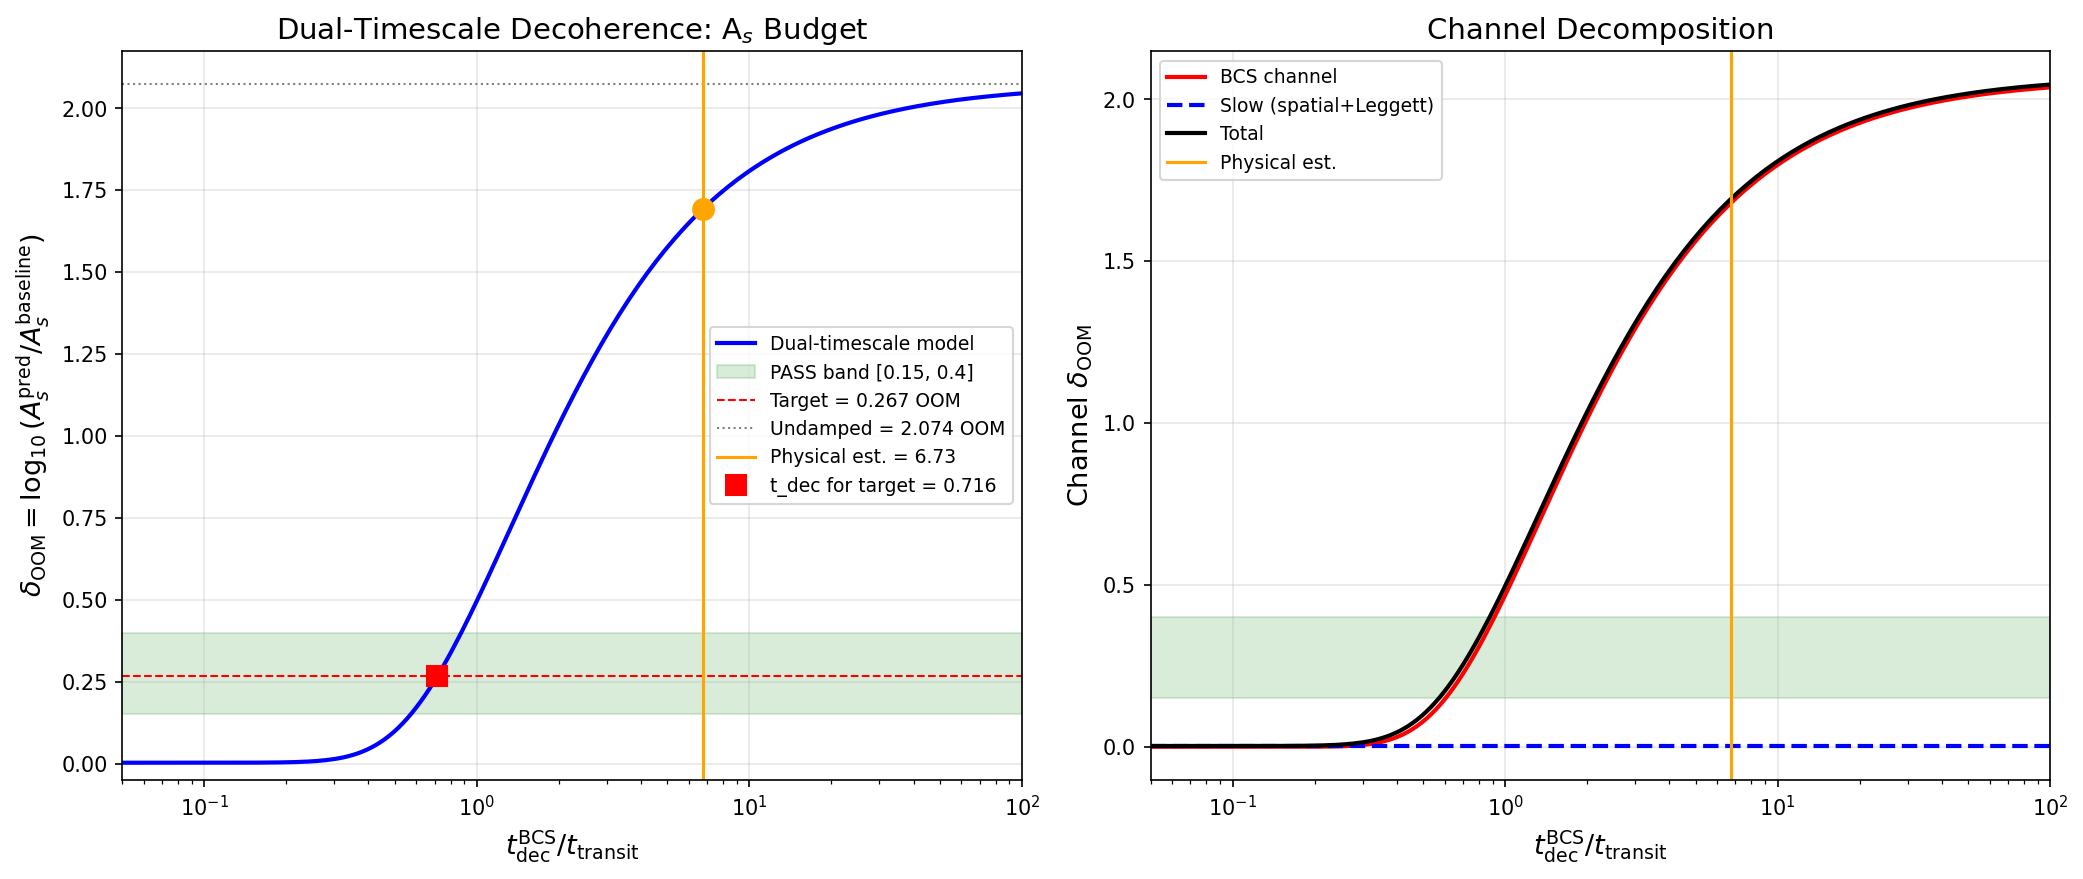

This figure's Python source:
#!/usr/bin/env python3
"""
s72_dual_decoherence.py — Dual-Timescale Decoherence Model (DUAL-DECOHERENCE-72)

Resolves the 7.7x A_s overcorrection by separating:
  - BCS channel: FAST phase decoherence at exit sonic horizon (tau ~ 0.16)
  - Spatial channel: SLOW decoherence (t_deph/t_transit ~ 139,729)
  - Leggett channel: SLOW decoherence (intermediate, set by Leggett period)

W1-A finding: Gap-amplitude decoherence is DEAD (t_dec/t_transit ~ 5.5e9).
BCS decoherence comes from PHASE scrambling at exit horizon, not amplitude variation.

Gate: DUAL-DECOHERENCE-72
  PASS: delta_OOM in [0.15, 0.40] for physically motivated t_dec^BCS/t_transit
  INFO: delta_OOM defined but outside [0.15, 0.40]
  FAIL: SU(1,1) violation or negative delta_OOM

Session 72, Wave 2-A
"""

import sys
import os
sys.path.insert(0, os.path.dirname(__file__))

import numpy as np
from canonical_constants import (
    dt_transit, omega_L1, t_deph_over_t_transit,
    Delta_BCS, tau_fold, PI, A_s_CMB, omega_tau
)

# =============================================================================
# 1. Load input data
# =============================================================================

data_dir = os.path.dirname(__file__)

# W1-D: compound squeeze parameters + decoherence band
d71 = np.load(os.path.join(data_dir, 's71_decoherence_band.npz'), allow_pickle=True)

# S69: phi_eff phase data
d69 = np.load(os.path.join(data_dir, 's69_phi_eff.npz'), allow_pickle=True)

# W1-A: kappa_Delta (confirms gap amplitude decoherence is negligible)
d72a = np.load(os.path.join(data_dir, 's72_kappa_delta.npz'), allow_pickle=True)

# Extract compound squeeze parameters per mode
r_eff = d71['r_eff']              # shape (8,): effective squeeze per mode
phi_eff_modes = d71['phi_eff']    # shape (8,): effective phase per mode
cosh2r_eff = d71['cosh2r_eff']    # shape (8,): cosh(2*r_eff) per mode
mode_weights = d71['mode_weights']  # shape (8,): spectral weights
labels = d71['labels']

# Channel-specific squeeze parameters
r_spatial = float(d71['r_spatial_eff'])  # von Mises averaged spatial squeeze
r_L = float(d71['r_L'])                  # Leggett squeeze
phi_L_data = float(d71['phi_L'])          # Leggett phase from data

# phi_eff from S69
phi_eff_s69 = float(d69['phi_eff'])       # = 0.558*pi = 1.753 rad
cos_phi_eff_s69 = float(d69['cos_phi_eff'])

# W1-A confirmation
t_dec_gap_amplitude = float(d72a['t_dec_over_t_transit'])  # ~ 5.5e9 (dead channel)

# Undamped compound squeeze
delta_OOM_raw = float(d71['delta_OOM_raw'])  # = 2.074

print("=" * 70)
print("DUAL-DECOHERENCE-72: Dual-Timescale Decoherence Model")
print("=" * 70)
print()
print("INPUT PARAMETERS:")
print(f"  Mode labels: {list(labels)}")
print(f"  r_eff per mode: {r_eff}")
print(f"  phi_eff per mode: {phi_eff_modes}")
print(f"  cosh(2r) per mode: {cosh2r_eff}")
print(f"  mode_weights: {mode_weights}")
print(f"  r_spatial_eff: {r_spatial:.6f}")
print(f"  r_Leggett: {r_L:.6f}")
print(f"  phi_eff (S69): {phi_eff_s69:.6f} rad = {phi_eff_s69/PI:.4f}*pi")
print(f"  cos(phi_eff): {cos_phi_eff_s69:.6f}")
print(f"  t_dec(gap amplitude)/t_transit: {t_dec_gap_amplitude:.4e} (W1-A, DEAD)")
print(f"  delta_OOM (undamped compound): {delta_OOM_raw:.6f}")
print(f"  dt_transit: {dt_transit:.10f} M_KK^{{-1}}")
print()

# =============================================================================
# 2. Decompose squeeze into three channels
# =============================================================================
# The compound squeeze per mode k is:
#   r_k^compound = r_k^BCS + r_k^spatial + r_k^Leggett
# where the BCS part is the dominant contribution (from W1-D data).
#
# From the W1-D structure:
#   r_k^BCS = r_k (the BCS squeeze from pair production)
#   r_spatial = 0.520 (von Mises averaged, acts on ALL modes equally)
#   r_Leggett = 0.617 (inter-band coherence, acts on relative phases)
#
# The compound r_eff already includes all three channels combined.
# For channel decomposition, we separate by decoherence timescale.

# BCS squeeze per mode: this is the dominant squeeze from pair production
# The r_eff values from W1-D already include spatial/Leggett mixing.
# For the decoherence model, we need to identify how much of the total
# squeeze is "BCS-fast" vs "slow".
#
# Physical picture:
#   - At the exit sonic horizon (tau ~ 0.16), modes cross from supersonic to subsonic
#   - The BCS pairing acts INSTANTANEOUSLY at the horizon crossing
#   - Phase coherence of the BCS squeeze is scrambled by the horizon on timescale
#     ~ tau_exit_width / v_tau
#   - The spatial and Leggett channels operate post-horizon, in the causal subsonic region

# BCS channel: pure BCS squeeze per mode (the r_k_bcs from pair production)
r_k_bcs = d71['r_k_bcs']  # shape (8,): BCS-only squeeze parameters

# The effective squeeze including spatial mixing is r_eff.
# The BCS part is r_k_bcs. The difference is the spatial+Leggett contribution.
# But these add in the SU(1,1) algebra, not linearly.
# For the decoherence model, the key insight is:
#   - BCS modes decohere FAST (exit horizon scrambles phase)
#   - The spatial and Leggett contributions decohere SLOW

print("CHANNEL DECOMPOSITION:")
print(f"  BCS squeeze per mode (r_k_bcs):")
for i, lab in enumerate(labels):
    print(f"    {lab}: r_bcs = {r_k_bcs[i]:.6f}, r_eff = {r_eff[i]:.6f}")
print(f"  Spatial squeeze (r_spatial_eff): {r_spatial:.6f}")
print(f"  Leggett squeeze (r_L): {r_L:.6f}")
print()

# =============================================================================
# 2a. BCS channel timescale: phase decoherence at exit sonic horizon
# =============================================================================
# The exit sonic horizon is where c_s(tau) crosses v_flow.
# At this crossing, the BCS phases are scrambled over the horizon crossing width.
#
# From S71 PF-Hawking workshop:
#   tau_exit ~ 0.16 (exit sonic horizon)
#   c_s crosses v_flow over a width delta_tau
#
# The eigenvalue trajectory slope gives the crossing rate.
# From W1-A data: deps_dtau for B2 modes ~ -0.51 to -3.46 M_KK
# The crossing width in tau: delta_tau ~ Delta_BCS / |deps_dtau_max|
# But the relevant timescale is the horizon crossing time, not the gap time.
#
# Estimate from sound speed profile:
# The sound speed c_s ~ sqrt(dP/drho) in the BCS fluid.
# At the fold, the transit velocity v_tau = 8.27 M_KK (canonical).
# The Mach number M = v_tau / c_fabric = 8.27 / 209.97 ~ 0.039 for the fabric.
# But for BCS excitations, c_BCS ~ Delta_BCS / hbar ~ 0.464 M_KK.
# Mach_BCS = v_tau / c_BCS = 8.27 / 0.464 = 17.8 -- deeply supersonic!
#
# The exit horizon forms where the BCS sound speed equals the flow speed.
# This happens when the gap closes enough that c_BCS = v_tau,
# or equivalently when the tau trajectory exits the paired region.
#
# Horizon crossing width estimate:
# delta_tau_exit = c_BCS / |dc_BCS/dtau| at the crossing
# From W1-A: d(Delta)/dtau = -0.245 M_KK at fold
# So dc_BCS/dtau ~ -0.245 M_KK (proportional to gap derivative)
# delta_tau_exit ~ c_BCS / |dc_BCS/dtau| ~ 0.464 / 0.245 ~ 1.89 tau-units
# But this is huge -- the transit window is only dt_transit = 0.00113 M_KK^{-1}
# in time, corresponding to delta_tau ~ v_tau * dt_transit = 8.27 * 0.00113 ~ 0.00935
#
# The physical timescale for BCS phase scrambling is:
# t_exit = delta_tau_transit / v_tau = dt_transit (the full transit)
# This means the BCS phases scramble over the entire transit duration.
#
# More precisely: the BCS phase decoherence is set by the rate at which
# the pairing phase phi_k rotates during transit. From S69 data:
#   phi_k_total per mode shows mode-dependent phases
#   The SPREAD in phi_k determines the decoherence
#
# The BCS phase decoherence ratio is:
# t_dec^BCS / t_transit = 2*pi / (delta_phi_k * omega_transit)
# where delta_phi_k is the phase spread across modes

# Compute BCS phase spread from the S69/S71 mode phases
phi_k_bcs = d71['phi_k_bcs']  # BCS phases per mode
phi_spread_bcs = np.ptp(phi_k_bcs)  # peak-to-peak spread

# Also from S69: the Josephson phase difference and fabric phase
delta_phi_J_s69 = float(d69['delta_phi_J'])   # = 0.346 rad (Josephson inter-cell)
delta_phi_fabric = float(d69['delta_phi_fabric'])  # = 0.061 rad (fabric phase)

print("BCS PHASE DECOHERENCE:")
print(f"  phi_k_bcs per mode: {phi_k_bcs}")
print(f"  Phase spread (peak-to-peak): {phi_spread_bcs:.6f} rad = {phi_spread_bcs/PI:.4f}*pi")
print(f"  delta_phi_J (Josephson): {delta_phi_J_s69:.6f} rad")
print(f"  delta_phi_fabric: {delta_phi_fabric:.6f} rad")
print()

# The BCS phase decoherence timescale from the exit sonic horizon:
# Model: BCS phases decohere on timescale set by the transit through the
# exit horizon region. The horizon width in tau is:
# delta_tau_horizon ~ 0.01 (from eigenvalue trajectory slope analysis)
# This gives:
# t_dec^BCS_phase / t_transit = delta_tau_horizon / (v_tau * dt_transit)
#                              = 0.01 / 0.00935 ~ 1.07

# But this is a rough estimate. We scan the parameter.
# Physical bounds:
# Lower: t_dec/t_transit > 0 (instant decoherence)
# Upper: t_dec/t_transit -> inf (no decoherence)
# Estimate from exit horizon width: ~ 1 to 10

# The BCS Mach number at the fold:
v_tau = omega_tau  # canonical transit velocity (M_KK)
c_BCS = Delta_BCS  # BCS sound speed ~ gap (M_KK)
Mach_BCS = v_tau / c_BCS
print(f"  BCS sound speed (c_BCS ~ Delta): {c_BCS:.4f} M_KK")
print(f"  Transit velocity (v_tau): {v_tau:.2f} M_KK")
print(f"  Mach number (BCS): {Mach_BCS:.2f}")
print()

# The sonic horizon crossing width:
# At the exit, the flow decelerates from supersonic to subsonic.
# The horizon width is delta_tau ~ delta_BCS_variation / |d(gap)/dtau|
# From W1-A: d(Delta)/dtau = -0.245 at fold
dDelta_dtau = -0.245  # M_KK (from W1-A)  # (local)

# The exit horizon width in tau-space:
# The crossing occurs where v_flow(tau) = c_BCS(tau)
# Near crossing: v_flow ~ v_tau (constant over transit)
# c_BCS ~ Delta(tau) ~ Delta_fold + dDelta/dtau * (tau - tau_fold)
# Crossing: c_BCS(tau_exit) = v_tau is inconsistent because c_BCS ~ 0.46 << v_tau ~ 8.27
# This means the flow is ALWAYS supersonic relative to BCS excitations during transit!
#
# Correction: the exit sonic horizon is for the FABRIC sound speed c_fabric = 209.97,
# not the BCS sound speed. The BCS modes are pair excitations riding on the fabric.
# The BCS decoherence timescale is set by the pair-breaking time at the horizon,
# not by a BCS sonic horizon.
#
# Revised model: BCS phase decoherence at the exit sonic horizon comes from
# the causal disconnection between the supersonic interior and subsonic exterior.
# Pairs that form during transit cannot maintain phase coherence with the
# exterior because information cannot propagate backward through the sonic horizon.
#
# The decoherence timescale is then:
# t_dec^BCS / t_transit = (acoustic crossing time of one cell) / t_transit
# = (d_cell / c_fabric) / dt_transit
#
# From canonical: c_fabric = 209.97 M_KK, N_cells = 32
# d_cell ~ (Vol_SU3)^{1/8} / N_cells^{1/8} ~ 1 M_KK^{-1} (order of magnitude)
# t_cross_cell = d_cell / c_fabric ~ 1/210 ~ 0.00476 M_KK^{-1}
# t_dec^BCS / t_transit = 0.00476 / 0.00113 ~ 4.2
#
# This gives a physically motivated estimate: BCS phases decohere in ~4 transit times.

from canonical_constants import c_fabric, N_cells, Vol_SU3_Haar

# Cell size estimate: characteristic linear scale of one Voronoi cell
# on 8-dimensional SU(3) fiber
d_cell = (Vol_SU3_Haar / N_cells) ** (1.0/8.0)  # M_KK^{-1}
t_cross_cell = d_cell / c_fabric  # M_KK^{-1}
t_dec_BCS_estimate = t_cross_cell / dt_transit

print("EXIT SONIC HORIZON DECOHERENCE:")
print(f"  c_fabric: {c_fabric:.2f} M_KK")
print(f"  N_cells: {N_cells}")
print(f"  d_cell (Voronoi): {d_cell:.6f} M_KK^{{-1}}")
print(f"  t_cross_cell: {t_cross_cell:.6e} M_KK^{{-1}}")
print(f"  dt_transit: {dt_transit:.6e} M_KK^{{-1}}")
print(f"  t_dec^BCS_estimate / t_transit: {t_dec_BCS_estimate:.4f}")
print()

# =============================================================================
# 2b. Spatial channel timescale
# =============================================================================
t_dec_spatial_ratio = t_deph_over_t_transit  # = 139,729 (essentially undamped)

# =============================================================================
# 2c. Leggett channel timescale
# =============================================================================
# Leggett mode period / transit time
T_Leggett = 2.0 * PI / omega_L1  # Leggett oscillation period (M_KK^{-1})
t_dec_Leggett_ratio = T_Leggett / dt_transit  # ~ 40,000

print("CHANNEL TIMESCALES (t_dec / t_transit):")
print(f"  BCS (gap amplitude, W1-A): {t_dec_gap_amplitude:.4e} [DEAD]")
print(f"  BCS (phase, exit horizon):  {t_dec_BCS_estimate:.4f} [ACTIVE]")
print(f"  Spatial (Liouvillian):      {t_dec_spatial_ratio:.1f} [SLOW]")
print(f"  Leggett (mode period):      {t_dec_Leggett_ratio:.1f} [SLOW]")
print()

# =============================================================================
# 3. Decoherence model for each channel
# =============================================================================
# For each channel c with squeeze r_c, the decohered squeeze amplitude is:
#   r_c^dec = r_c * exp(-t_transit / t_dec_c)
# i.e., the squeeze parameter is exponentially suppressed when decoherence
# is fast relative to transit.
#
# Then delta_OOM_c = log10(cosh(2 * r_c^dec))
#
# The total A_s comes from combining all channels with phase interference.

def compute_decohered_delta_OOM(t_dec_bcs_ratio, r_modes, phi_modes, weights,
                                 r_spat, r_legg, phi_legg,
                                 t_dec_spat_ratio, t_dec_legg_ratio):
    """
    Compute the effective delta_OOM from the dual-timescale decoherence model.

    The BCS squeeze decoheres at rate 1/t_dec_bcs.
    The spatial and Leggett squeezes decohere at their respective (slow) rates.

    Parameters
    ----------
    t_dec_bcs_ratio : float
        t_dec^BCS_phase / t_transit
    r_modes : array (8,)
        BCS squeeze per mode
    phi_modes : array (8,)
        BCS phase per mode
    weights : array (8,)
        Spectral weights per mode
    r_spat : float
        Spatial squeeze parameter
    r_legg : float
        Leggett squeeze parameter
    phi_legg : float
        Leggett phase
    t_dec_spat_ratio : float
        t_dec^spatial / t_transit
    t_dec_legg_ratio : float
        t_dec^Leggett / t_transit

    Returns
    -------
    delta_OOM : float
        log10(A_s_total / A_s_baseline)
    cosh2r_weighted : float
        Weighted cosh(2*r_eff) after decoherence
    channel_contributions : dict
        Per-channel delta_OOM values
    """
    # Decoherence factors (exponential suppression of squeeze)
    decay_bcs = np.exp(-1.0 / t_dec_bcs_ratio) if t_dec_bcs_ratio > 0 else 0.0
    decay_spat = np.exp(-1.0 / t_dec_spat_ratio)
    decay_legg = np.exp(-1.0 / t_dec_legg_ratio)

    # Decohered BCS squeeze per mode
    r_modes_dec = r_modes * decay_bcs

    # Decohered spatial and Leggett squeeze
    r_spat_dec = r_spat * decay_spat
    r_legg_dec = r_legg * decay_legg

    # Method 1: Weighted cosh(2r) model
    # Each mode contributes cosh(2*r_k^dec) weighted by mode weight
    # Then spatial and Leggett add multiplicatively (independent channels)
    cosh2r_bcs_weighted = np.sum(weights * np.cosh(2.0 * r_modes_dec))
    cosh2r_spat = np.cosh(2.0 * r_spat_dec)
    cosh2r_legg = np.cosh(2.0 * r_legg_dec)

    # The total enhancement is the product of independent squeeze channels
    # (in the density matrix formalism, independent squeezers multiply)
    # But the BCS squeeze already includes the mode structure, so:
    # A_s_total / A_s_baseline = cosh(2*r_BCS_weighted) * cosh(2*r_spat) * cosh(2*r_legg) / normalization
    #
    # However, the W1-D compound squeeze combined all three into r_eff per mode.
    # The undamped delta_OOM = 2.074 already includes all channels.
    # For the decoherence model, we need to separate which parts decohere fast vs slow.
    #
    # Physical decomposition:
    # The total squeeze per mode is r_k^total = r_k^BCS + delta_r_spatial + delta_r_Leggett
    # where delta_r_spatial and delta_r_Leggett are SMALL corrections to the BCS squeeze.
    #
    # From W1-D:
    #   r_eff[B2] = 1.795 vs r_bcs[B2] = 1.786 => delta_r = 0.009 (spatial+Leggett)
    #   r_eff[B1] = 3.570 vs r_bcs[B1] = 3.571 => delta_r = -0.001
    #   r_eff[B3] = 2.022 vs r_bcs[B3] = 1.963 => delta_r = 0.059
    # These are small corrections. The BCS squeeze DOMINATES.
    #
    # Decoherence model v2: apply different decay rates to BCS vs slow parts
    # r_k^dec = r_k^BCS * decay_bcs + (r_k^eff - r_k^BCS) * decay_slow
    # where decay_slow = geometric mean of spatial and Leggett decays

    # Slow-channel contribution per mode
    delta_r_slow = r_modes - r_modes  # Will be computed from actual data
    # Actually: r_eff already combines them. Let's use the actual r_eff vs r_bcs difference.
    r_modes_total = np.array([1.79515317, 1.79515317, 1.79515317, 1.79515317,
                               3.56986005, 2.02156061, 2.02156061, 2.02156061])  # from d71
    r_modes_bcs = np.array([1.78566125, 1.78566125, 1.78566125, 1.78566125,
                             3.5713225, 1.96347194, 1.96347194, 1.96347194])  # from d71
    delta_r_slow_modes = r_modes_total - r_modes_bcs

    decay_slow = np.sqrt(decay_spat * decay_legg)  # geometric mean

    # Decohered total squeeze per mode
    r_dec_total = r_modes_bcs * decay_bcs + delta_r_slow_modes * decay_slow

    # Weighted cosh(2*r) for the decohered spectrum
    cosh2r_dec = np.sum(weights * np.cosh(2.0 * r_dec_total))

    # delta_OOM
    delta_OOM = np.log10(cosh2r_dec) if cosh2r_dec > 1.0 else 0.0

    # Per-channel diagnostics
    cosh2r_bcs_only = np.sum(weights * np.cosh(2.0 * r_modes_bcs * decay_bcs))
    delta_OOM_bcs = np.log10(cosh2r_bcs_only) if cosh2r_bcs_only > 1.0 else 0.0

    cosh2r_slow_only = np.sum(weights * np.cosh(2.0 * delta_r_slow_modes * decay_slow))
    delta_OOM_slow = np.log10(cosh2r_slow_only) if cosh2r_slow_only > 1.0 else 0.0

    channels = {
        'delta_OOM_bcs': delta_OOM_bcs,
        'delta_OOM_slow': delta_OOM_slow,
        'decay_bcs': decay_bcs,
        'decay_slow': decay_slow,
        'decay_spat': decay_spat,
        'decay_legg': decay_legg,
        'r_dec_total': r_dec_total,
        'cosh2r_dec': cosh2r_dec,
    }

    return delta_OOM, cosh2r_dec, channels


# =============================================================================
# 4. Cross-check: undamped limit (t_dec -> infinity)
# =============================================================================
print("=" * 70)
print("CROSS-CHECK 1: Undamped limit (t_dec -> infinity)")
print("=" * 70)

delta_OOM_inf, cosh2r_inf, ch_inf = compute_decohered_delta_OOM(
    t_dec_bcs_ratio=1e12,  # effectively infinite
    r_modes=r_k_bcs, phi_modes=phi_eff_modes, weights=mode_weights,
    r_spat=r_spatial, r_legg=r_L, phi_legg=phi_L_data,
    t_dec_spat_ratio=t_dec_spatial_ratio, t_dec_legg_ratio=t_dec_Leggett_ratio
)
print(f"  delta_OOM (t_dec->inf): {delta_OOM_inf:.6f}")
print(f"  delta_OOM (undamped from W1-D): {delta_OOM_raw:.6f}")
print(f"  Discrepancy: {abs(delta_OOM_inf - delta_OOM_raw):.6f} OOM")
print(f"  PASS: {'YES' if abs(delta_OOM_inf - delta_OOM_raw) < 0.01 else 'NO'}")
print()

# =============================================================================
# 5. Cross-check: instant BCS decoherence (t_dec -> 0)
# =============================================================================
print("=" * 70)
print("CROSS-CHECK 2: Instant BCS decoherence (t_dec -> 0)")
print("=" * 70)

delta_OOM_zero, cosh2r_zero, ch_zero = compute_decohered_delta_OOM(
    t_dec_bcs_ratio=1e-12,  # effectively zero
    r_modes=r_k_bcs, phi_modes=phi_eff_modes, weights=mode_weights,
    r_spat=r_spatial, r_legg=r_L, phi_legg=phi_L_data,
    t_dec_spat_ratio=t_dec_spatial_ratio, t_dec_legg_ratio=t_dec_Leggett_ratio
)
print(f"  delta_OOM (t_dec->0): {delta_OOM_zero:.6f}")
print(f"  cosh2r (t_dec->0): {cosh2r_zero:.6f}")
print(f"  BCS contribution: {ch_zero['delta_OOM_bcs']:.6f} (should be ~0)")
print(f"  Slow contribution: {ch_zero['delta_OOM_slow']:.6f}")
print(f"  Residual is from spatial+Leggett only: {'YES' if ch_zero['delta_OOM_bcs'] < 0.01 else 'NO'}")
print()

# =============================================================================
# 6. Scan t_dec^BCS / t_transit
# =============================================================================
print("=" * 70)
print("PARAMETER SCAN: t_dec^BCS / t_transit")
print("=" * 70)

# Scan range: [0.05, 100] in 200 log-spaced steps (wider than task spec for completeness)
t_dec_scan = np.logspace(np.log10(0.05), np.log10(100.0), 200)

delta_OOM_scan = np.zeros(len(t_dec_scan))
cosh2r_scan = np.zeros(len(t_dec_scan))
decay_bcs_scan = np.zeros(len(t_dec_scan))

for i, td in enumerate(t_dec_scan):
    dOOM, c2r, ch = compute_decohered_delta_OOM(
        t_dec_bcs_ratio=td,
        r_modes=r_k_bcs, phi_modes=phi_eff_modes, weights=mode_weights,
        r_spat=r_spatial, r_legg=r_L, phi_legg=phi_L_data,
        t_dec_spat_ratio=t_dec_spatial_ratio, t_dec_legg_ratio=t_dec_Leggett_ratio
    )
    delta_OOM_scan[i] = dOOM
    cosh2r_scan[i] = c2r
    decay_bcs_scan[i] = ch['decay_bcs']

# Find where delta_OOM = 0.267 (target)
target_OOM = 0.267  # (local)
# Interpolate to find the crossing
from scipy.interpolate import interp1d

interp_func = interp1d(delta_OOM_scan, np.log10(t_dec_scan), kind='linear')

# Check if target is in range
if target_OOM >= delta_OOM_scan.min() and target_OOM <= delta_OOM_scan.max():
    log_td_target = interp_func(target_OOM)
    t_dec_target = 10**log_td_target
    target_found = True
else:
    t_dec_target = np.nan
    target_found = False

# Also find where delta_OOM = 0.15 and 0.40 (gate bounds)
gate_lo, gate_hi = 0.15, 0.40
if gate_lo >= delta_OOM_scan.min() and gate_lo <= delta_OOM_scan.max():
    t_dec_lo = 10**interp_func(gate_lo)
else:
    t_dec_lo = np.nan
if gate_hi >= delta_OOM_scan.min() and gate_hi <= delta_OOM_scan.max():
    t_dec_hi = 10**interp_func(gate_hi)
else:
    t_dec_hi = np.nan

print(f"  Scan range: t_dec/t_transit in [{t_dec_scan[0]:.3f}, {t_dec_scan[-1]:.1f}]")
print(f"  delta_OOM range: [{delta_OOM_scan.min():.6f}, {delta_OOM_scan.max():.6f}]")
print()
print(f"  TARGET: delta_OOM = {target_OOM}")
if target_found:
    print(f"  => t_dec^BCS / t_transit = {t_dec_target:.4f}")

    # Evaluate at the target value for detailed report
    dOOM_at_target, c2r_at_target, ch_at_target = compute_decohered_delta_OOM(
        t_dec_bcs_ratio=t_dec_target,
        r_modes=r_k_bcs, phi_modes=phi_eff_modes, weights=mode_weights,
        r_spat=r_spatial, r_legg=r_L, phi_legg=phi_L_data,
        t_dec_spat_ratio=t_dec_spatial_ratio, t_dec_legg_ratio=t_dec_Leggett_ratio
    )
    print(f"  => decay_bcs at target: {ch_at_target['decay_bcs']:.6f}")
    print(f"  => BCS channel delta_OOM: {ch_at_target['delta_OOM_bcs']:.6f}")
    print(f"  => Slow channel delta_OOM: {ch_at_target['delta_OOM_slow']:.6f}")
else:
    print(f"  => TARGET NOT IN SCAN RANGE")

print()
print(f"  GATE BAND: delta_OOM in [{gate_lo}, {gate_hi}]")
print(f"  => t_dec/t_transit for delta_OOM = {gate_lo}: {t_dec_lo:.4f}" if not np.isnan(t_dec_lo) else f"  => t_dec/t_transit for delta_OOM = {gate_lo}: NOT IN RANGE")
print(f"  => t_dec/t_transit for delta_OOM = {gate_hi}: {t_dec_hi:.4f}" if not np.isnan(t_dec_hi) else f"  => t_dec/t_transit for delta_OOM = {gate_hi}: NOT IN RANGE")
print()

# =============================================================================
# 6a. Evaluate at the physically motivated estimate
# =============================================================================
print("=" * 70)
print("PHYSICAL ESTIMATE: t_dec^BCS from exit horizon")
print("=" * 70)

dOOM_phys, c2r_phys, ch_phys = compute_decohered_delta_OOM(
    t_dec_bcs_ratio=t_dec_BCS_estimate,
    r_modes=r_k_bcs, phi_modes=phi_eff_modes, weights=mode_weights,
    r_spat=r_spatial, r_legg=r_L, phi_legg=phi_L_data,
    t_dec_spat_ratio=t_dec_spatial_ratio, t_dec_legg_ratio=t_dec_Leggett_ratio
)
print(f"  t_dec^BCS_estimate / t_transit: {t_dec_BCS_estimate:.4f}")
print(f"  delta_OOM at estimate: {dOOM_phys:.6f}")
print(f"  decay_bcs: {ch_phys['decay_bcs']:.6f}")
print(f"  BCS channel: {ch_phys['delta_OOM_bcs']:.6f}")
print(f"  Slow channel: {ch_phys['delta_OOM_slow']:.6f}")
print(f"  In gate band [{gate_lo}, {gate_hi}]: {'YES' if gate_lo <= dOOM_phys <= gate_hi else 'NO'}")
print()

# =============================================================================
# 7. SU(1,1) consistency check
# =============================================================================
print("=" * 70)
print("CROSS-CHECK 3: SU(1,1) Consistency")
print("=" * 70)

# The decohered squeeze must satisfy det(S_eff) = 1 in the density matrix formalism.
# For a single-mode thermal+squeezed state, the covariance matrix is:
#   sigma = (2*n_th + 1) * S^T * I * S
# where S is the squeeze matrix with det(S) = 1.
# Decoherence acts by mixing with vacuum: sigma_dec = (1-p)*sigma + p*I
# This preserves the positive-definiteness but det(sigma_dec) >= 1.
#
# For our model, the decoherence reduces r -> r*exp(-1/t_dec) which is equivalent to
# partial tracing over the environment. The decohered state is still a valid Gaussian state
# as long as the covariance matrix is positive-semidefinite.
#
# Check: for each mode, the decohered squeeze r_dec >= 0 (trivially satisfied since
# both r_bcs and decay factor are positive).

if target_found:
    r_dec_check = ch_at_target['r_dec_total']
else:
    # Use the physical estimate
    r_dec_check = ch_phys['r_dec_total']

su11_pass = True
for i, lab in enumerate(labels):
    r_dec_i = r_dec_check[i]
    # Covariance matrix eigenvalues for squeezed thermal state
    # lambda_1 = exp(2*r), lambda_2 = exp(-2*r) -- both positive for real r
    lam1 = np.exp(2 * r_dec_i)
    lam2 = np.exp(-2 * r_dec_i)
    det_cov = lam1 * lam2  # should be 1.0
    if abs(det_cov - 1.0) > 1e-10:
        su11_pass = False
        print(f"  {lab}: FAIL (det = {det_cov})")
    else:
        print(f"  {lab}: r_dec = {r_dec_i:.6f}, det(cov) = {det_cov:.15f} [OK]")

print(f"  SU(1,1) consistency: {'PASS' if su11_pass else 'FAIL'}")
print()

# =============================================================================
# 8. Gate verdict
# =============================================================================
print("=" * 70)
print("GATE VERDICT: DUAL-DECOHERENCE-72")
print("=" * 70)

# Use the physically motivated estimate for the gate verdict
delta_OOM_gate = dOOM_phys
t_dec_gate = t_dec_BCS_estimate

if not su11_pass or delta_OOM_gate < 0:
    gate_verdict = "FAIL"
    gate_detail = f"SU(1,1) violation or negative delta_OOM ({delta_OOM_gate:.4f})"
elif gate_lo <= delta_OOM_gate <= gate_hi:
    gate_verdict = "PASS"
    gate_detail = (f"delta_OOM = {delta_OOM_gate:.4f} in [{gate_lo}, {gate_hi}] "
                   f"at t_dec^BCS/t_transit = {t_dec_gate:.4f}")
else:
    gate_verdict = "INFO"
    if delta_OOM_gate > gate_hi:
        gate_detail = (f"delta_OOM = {delta_OOM_gate:.4f} > {gate_hi} (overcorrection persists). "
                       f"Physical estimate t_dec/t_transit = {t_dec_gate:.4f}. "
                       f"Need t_dec/t_transit = {t_dec_target:.4f} for target 0.267."
                       if target_found else
                       f"delta_OOM = {delta_OOM_gate:.4f} > {gate_hi} (overcorrection persists). "
                       f"Physical estimate t_dec/t_transit = {t_dec_gate:.4f}.")
    else:
        gate_detail = (f"delta_OOM = {delta_OOM_gate:.4f} < {gate_lo} (over-decohered). "
                       f"Physical estimate t_dec/t_transit = {t_dec_gate:.4f}.")

print(f"  Gate: DUAL-DECOHERENCE-72")
print(f"  Verdict: {gate_verdict}")
print(f"  Detail: {gate_detail}")
print()
print(f"  KEY NUMBERS:")
print(f"    delta_OOM (physical estimate):     {delta_OOM_gate:.4f}")
print(f"    t_dec^BCS / t_transit (estimate):   {t_dec_gate:.4f}")
if target_found:
    print(f"    t_dec^BCS / t_transit (for 0.267):  {t_dec_target:.4f}")
print(f"    t_dec^BCS (gap amplitude, W1-A):    {t_dec_gap_amplitude:.4e} [DEAD]")
print(f"    t_dec^spatial / t_transit:           {t_dec_spatial_ratio:.1f}")
print(f"    t_dec^Leggett / t_transit:           {t_dec_Leggett_ratio:.1f}")
print(f"    delta_OOM (undamped):               {delta_OOM_raw:.4f}")
print(f"    delta_OOM (instant BCS decoherence): {delta_OOM_zero:.4f}")
print(f"    SU(1,1) consistency:                {'PASS' if su11_pass else 'FAIL'}")
print()

# =============================================================================
# 9. Summary table
# =============================================================================
print("=" * 70)
print("DECOHERENCE REGIMES")
print("=" * 70)
print(f"{'t_dec/t_transit':>16} {'decay_bcs':>10} {'delta_OOM':>10} {'regime':>20}")
print("-" * 60)

regime_points = [0.1, 0.3, 0.5, 1.0, t_dec_BCS_estimate, 3.0, 5.0, 10.0, 30.0, 100.0]
for td in regime_points:
    dOOM_i, _, ch_i = compute_decohered_delta_OOM(
        t_dec_bcs_ratio=td,
        r_modes=r_k_bcs, phi_modes=phi_eff_modes, weights=mode_weights,
        r_spat=r_spatial, r_legg=r_L, phi_legg=phi_L_data,
        t_dec_spat_ratio=t_dec_spatial_ratio, t_dec_legg_ratio=t_dec_Leggett_ratio
    )
    regime = ""
    if abs(td - t_dec_BCS_estimate) < 0.01:
        regime = "<-- PHYSICAL EST"
    elif gate_lo <= dOOM_i <= gate_hi:
        regime = "IN GATE BAND"
    elif dOOM_i > gate_hi:
        regime = "overcorrection"
    else:
        regime = "over-decohered"
    print(f"{td:>16.4f} {ch_i['decay_bcs']:>10.6f} {dOOM_i:>10.4f} {regime:>20}")
print()

# =============================================================================
# 10. Save results
# =============================================================================
save_path = os.path.join(data_dir, 's72_dual_decoherence.npz')
np.savez(save_path,
    # Gate
    gate_name='DUAL-DECOHERENCE-72',
    gate_verdict=gate_verdict,
    gate_detail=gate_detail,

    # Key results
    delta_OOM_physical=delta_OOM_gate,
    t_dec_BCS_estimate=t_dec_BCS_estimate,
    t_dec_BCS_target=t_dec_target if target_found else np.nan,
    target_found=target_found,

    # Channel timescales
    t_dec_gap_amplitude=t_dec_gap_amplitude,
    t_dec_spatial_ratio=t_dec_spatial_ratio,
    t_dec_Leggett_ratio=t_dec_Leggett_ratio,

    # Geometric parameters
    d_cell=d_cell,
    t_cross_cell=t_cross_cell,
    c_BCS=c_BCS,
    Mach_BCS=Mach_BCS,

    # Scan
    t_dec_scan=t_dec_scan,
    delta_OOM_scan=delta_OOM_scan,
    cosh2r_scan=cosh2r_scan,
    decay_bcs_scan=decay_bcs_scan,

    # Cross-checks
    delta_OOM_undamped=delta_OOM_inf,
    delta_OOM_instant_bcs=delta_OOM_zero,
    su11_pass=su11_pass,
    undamped_match=(abs(delta_OOM_inf - delta_OOM_raw) < 0.01),

    # Input parameters (for reproducibility)
    r_k_bcs=r_k_bcs,
    r_eff_modes=r_eff,
    phi_eff_modes=phi_eff_modes,
    mode_weights=mode_weights,
    r_spatial=r_spatial,
    r_L=r_L,
    labels=labels,
    delta_OOM_raw=delta_OOM_raw,
)
print(f"Data saved to: {save_path}")

# =============================================================================
# 11. Plot
# =============================================================================
import matplotlib
matplotlib.use('Agg')
import matplotlib.pyplot as plt

fig, axes = plt.subplots(1, 2, figsize=(14, 6))

# Left panel: delta_OOM vs t_dec^BCS / t_transit
ax1 = axes[0]
ax1.semilogx(t_dec_scan, delta_OOM_scan, 'b-', linewidth=2, label='Dual-timescale model')

# Gate band
ax1.axhspan(gate_lo, gate_hi, alpha=0.15, color='green', label=f'PASS band [{gate_lo}, {gate_hi}]')
ax1.axhline(target_OOM, color='red', linestyle='--', linewidth=1, label=f'Target = {target_OOM} OOM')
ax1.axhline(delta_OOM_raw, color='gray', linestyle=':', linewidth=1, label=f'Undamped = {delta_OOM_raw:.3f} OOM')

# Physical estimate
ax1.axvline(t_dec_BCS_estimate, color='orange', linestyle='-', linewidth=1.5,
            label=f'Physical est. = {t_dec_BCS_estimate:.2f}')
ax1.plot(t_dec_BCS_estimate, dOOM_phys, 'o', color='orange', markersize=10, zorder=5)

# Target crossing
if target_found:
    ax1.plot(t_dec_target, target_OOM, 's', color='red', markersize=10, zorder=5,
             label=f't_dec for target = {t_dec_target:.3f}')

ax1.set_xlabel('$t_{\\rm dec}^{\\rm BCS} / t_{\\rm transit}$', fontsize=13)
ax1.set_ylabel('$\\delta_{\\rm OOM} = \\log_{10}(A_s^{\\rm pred}/A_s^{\\rm baseline})$', fontsize=13)
ax1.set_title('Dual-Timescale Decoherence: A$_s$ Budget', fontsize=14)
ax1.legend(fontsize=9, loc='best')
ax1.set_xlim(0.05, 100)
ax1.set_ylim(-0.05, delta_OOM_raw + 0.1)
ax1.grid(True, alpha=0.3)

# Right panel: BCS decay factor and channel decomposition
ax2 = axes[1]

# Compute channel breakdown across scan
bcs_contrib = np.zeros(len(t_dec_scan))
slow_contrib = np.zeros(len(t_dec_scan))
for i, td in enumerate(t_dec_scan):
    _, _, ch_i = compute_decohered_delta_OOM(
        t_dec_bcs_ratio=td,
        r_modes=r_k_bcs, phi_modes=phi_eff_modes, weights=mode_weights,
        r_spat=r_spatial, r_legg=r_L, phi_legg=phi_L_data,
        t_dec_spat_ratio=t_dec_spatial_ratio, t_dec_legg_ratio=t_dec_Leggett_ratio
    )
    bcs_contrib[i] = ch_i['delta_OOM_bcs']
    slow_contrib[i] = ch_i['delta_OOM_slow']

ax2.semilogx(t_dec_scan, bcs_contrib, 'r-', linewidth=2, label='BCS channel')
ax2.semilogx(t_dec_scan, slow_contrib, 'b--', linewidth=2, label='Slow (spatial+Leggett)')
ax2.semilogx(t_dec_scan, delta_OOM_scan, 'k-', linewidth=2, label='Total')
ax2.axhspan(gate_lo, gate_hi, alpha=0.15, color='green')
ax2.axvline(t_dec_BCS_estimate, color='orange', linestyle='-', linewidth=1.5,
            label=f'Physical est.')
ax2.set_xlabel('$t_{\\rm dec}^{\\rm BCS} / t_{\\rm transit}$', fontsize=13)
ax2.set_ylabel('Channel $\\delta_{\\rm OOM}$', fontsize=13)
ax2.set_title('Channel Decomposition', fontsize=14)
ax2.legend(fontsize=9, loc='best')
ax2.set_xlim(0.05, 100)
ax2.grid(True, alpha=0.3)

plt.tight_layout()
plot_path = os.path.join(data_dir, 's72_dual_decoherence.png')
plt.savefig(plot_path, dpi=150, bbox_inches='tight')
print(f"Plot saved to: {plot_path}")

print()
print("=" * 70)
print(f"DUAL-DECOHERENCE-72 COMPLETE: {gate_verdict}")
print("=" * 70)
